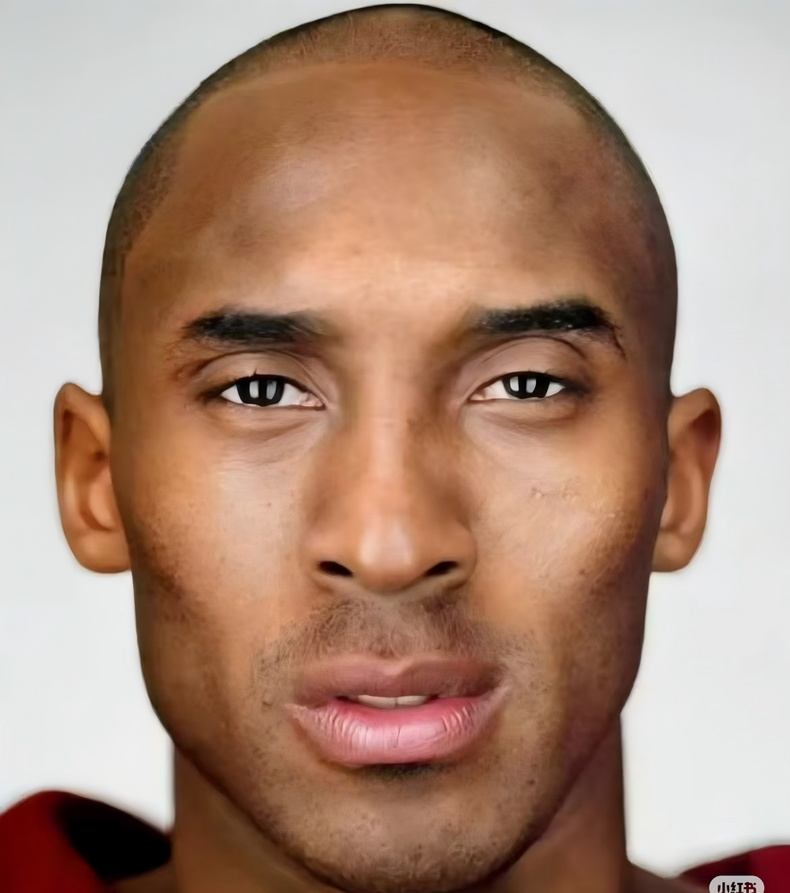
#> input picture data/original_images/image10.jpg, 790 x 893 px, shrunk from 1170 x 1322 before the run
$ python -i skin_detection.py   (imports and definitions only)
#> lines starting #> are read from the running program, lines starting #| are printed output that depends on the picture; after the words box and inside, x2 and y2 are one past the last pixel; in counts of white or black regions, pixels touching at a corner belong together
#> further down, picture is the input picture: shape (893, 790, 3); mean B, G, R 121.6, 139.5, 171.8
# -*- coding: utf-8 -*-
"""
Step 1 — 肤色检测 (Part A)
  - HSV 肤色掩膜: H∈[0,20]∪[170,180], S∈[30,255], V∈[60,255]
  - YCrCb 肤色掩膜: Cr∈[133,173], Cb∈[77,127]
  - 融合: OR 策略 (任一空间判定为肤色即采纳)
  - 形态学精炼: 开运算 + 闭运算
"""

import cv2
import numpy as np


def skin_mask_hsv(image):
    """HSV 空间肤色检测 — 覆盖黄/白/黑肤色"""
    h = cv2.cvtColor(image, cv2.COLOR_BGR2HSV)
#> h: shape (893, 790, 3); mean H, S, V 30.2, 93.4, 172.4
    m1 = cv2.inRange(h, np.array([0, 30, 60]), np.array([20, 255, 255]))
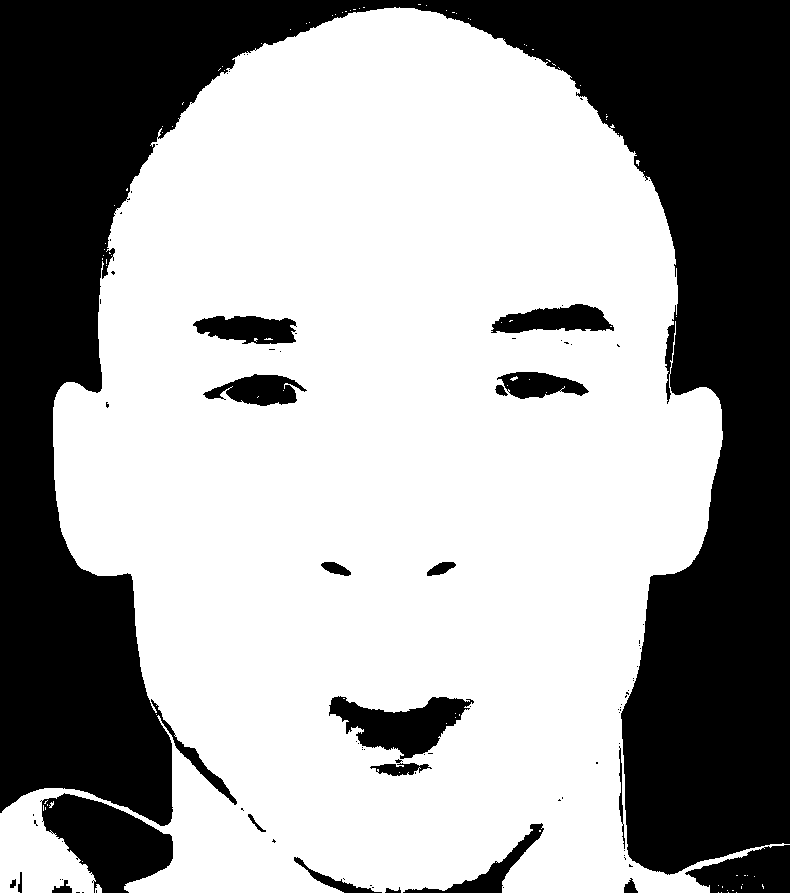
#> m1: shape (893, 790); 62.8% white; 91 black regions (70 under 20 px), largest, box (x1, y1, x2, y2) and area: (0, 0, 790, 875) 234522, (40, 793, 173, 893) 7674, (329, 696, 474, 759) 4722
    m2 = cv2.inRange(h, np.array([170, 30, 60]), np.array([180, 255, 255]))
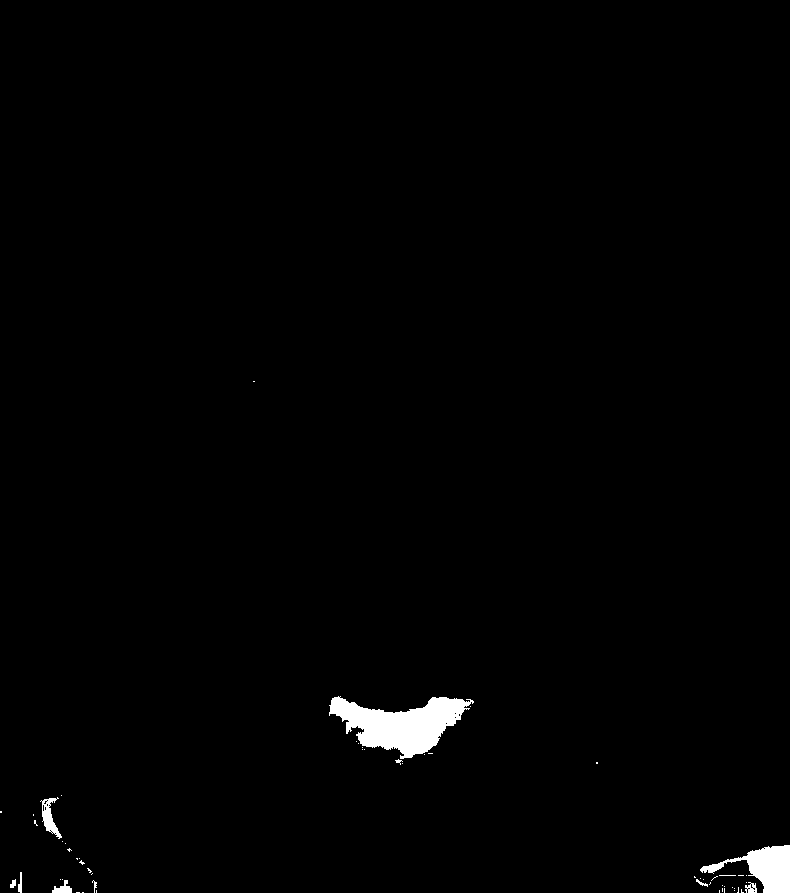
#> m2: shape (893, 790); 1.1% white; 57 white regions (47 under 20 px), largest, box (x1, y1, x2, y2) and area: (329, 696, 474, 759) 4714, (700, 845, 790, 893) 1900, (40, 797, 62, 839) 361
    return cv2.bitwise_or(m1, m2)
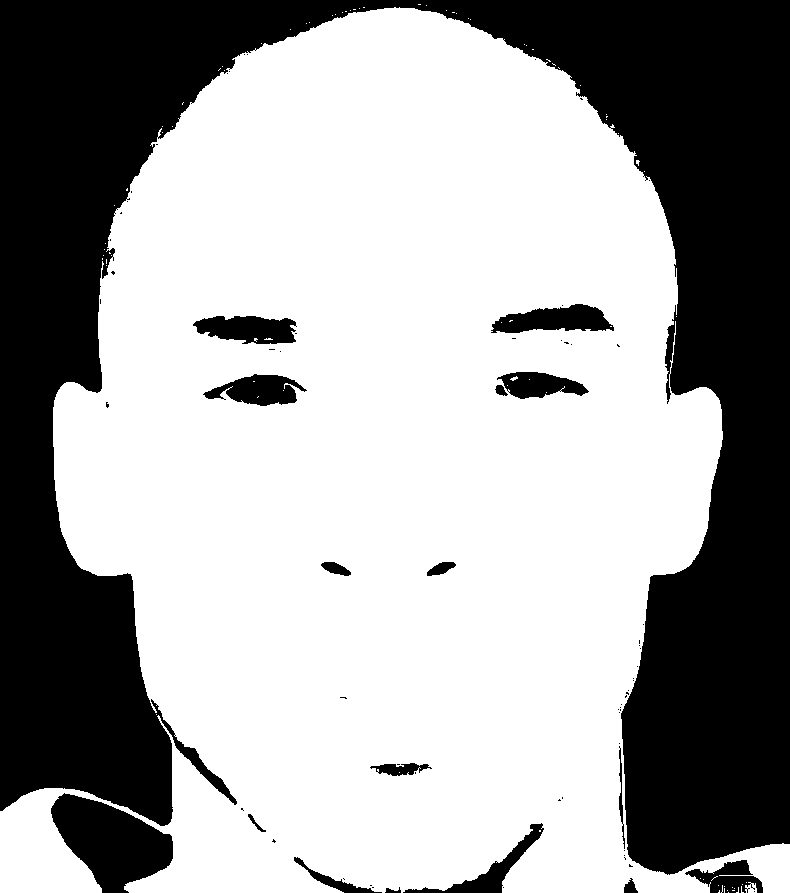
#> returned value: shape (893, 790); 63.8% white; 73 black regions (56 under 20 px), largest, box (x1, y1, x2, y2) and area: (0, 0, 790, 875) 234518, (51, 793, 173, 893) 7247, (491, 304, 614, 333) 2318


def skin_mask_ycrcb(image):
    """YCrCb 空间肤色检测 — 对亚洲肤色更精确"""
    y = cv2.cvtColor(image, cv2.COLOR_BGR2YCrCb)
#> y: shape (893, 790, 3); mean of channels 0, 1, 2 147.1, 145.6, 113.6
    return cv2.inRange(y, np.array([0, 133, 77]), np.array([255, 173, 127]))
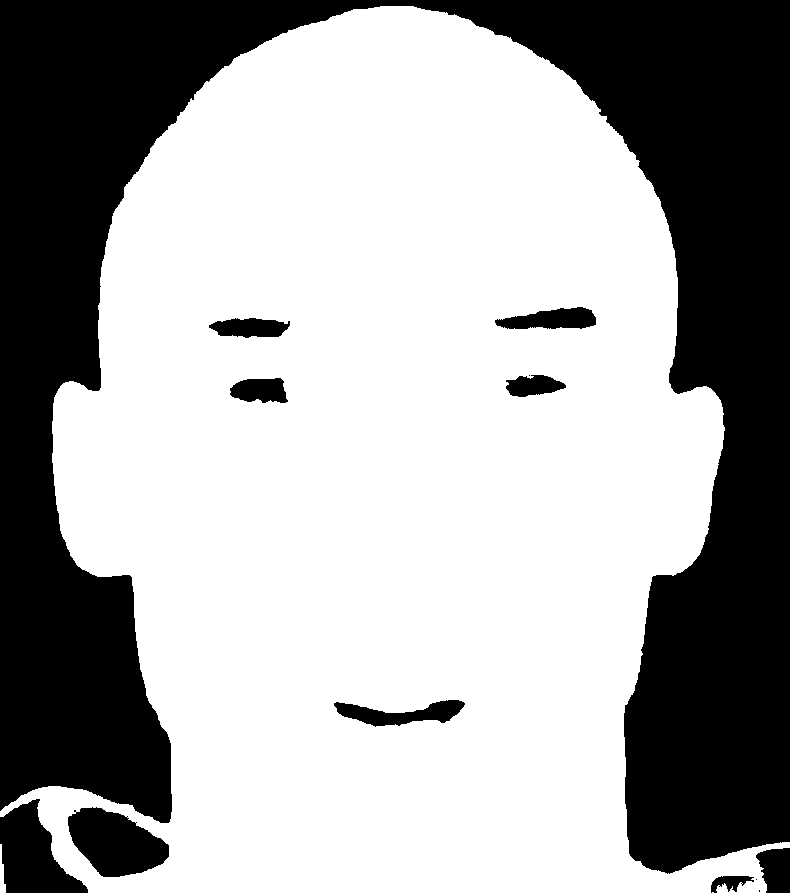
#> returned value: shape (893, 790); 64.9% white; 13 black regions (3 under 20 px), largest, box (x1, y1, x2, y2) and area: (0, 0, 790, 874) 229790, (68, 807, 169, 877) 4723, (0, 799, 88, 893) 4687


def combine_skin_masks(m_hsv, m_ycrcb, mode="or"):
    """融合 HSV + YCrCb 肤色掩膜: 'or' 或 'and'"""
#> called with mode = 'or'
    if mode == "or":
        return cv2.bitwise_or(m_hsv, m_ycrcb)
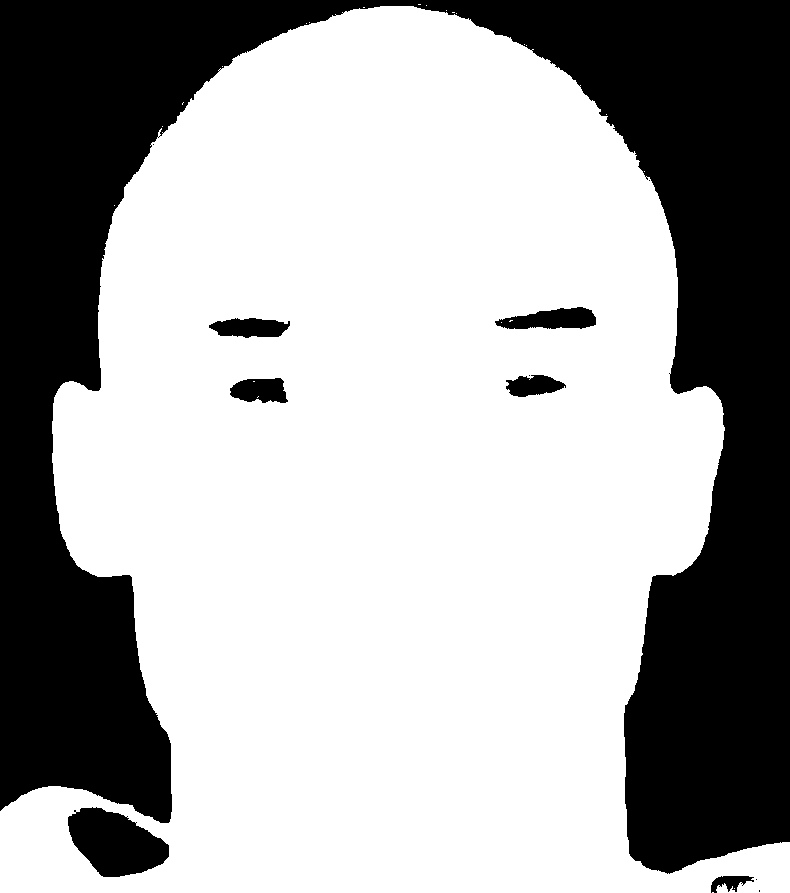
#> returned value: shape (893, 790); 66.1% white; 12 black regions (5 under 20 px), largest, box (x1, y1, x2, y2) and area: (0, 0, 790, 874) 229589, (68, 807, 169, 877) 4723, (495, 307, 596, 329) 1522
    return cv2.bitwise_and(m_hsv, m_ycrcb)


def apply_mask(image, mask):
    """应用掩膜 (保留肤色区域, 其余变黑)"""
    return cv2.bitwise_and(image, image, mask=mask)


def morphological_refine(mask, ks=5, iterations=1):
    """形态学精炼: 开运算(去噪) → 闭运算(填孔洞)"""
#> called with ks = 5, iterations = 1
    k = cv2.getStructuringElement(cv2.MORPH_ELLIPSE, (ks, ks))
    mask = cv2.morphologyEx(mask, cv2.MORPH_OPEN, k, iterations=iterations)
#> mask: shape (893, 790); 66% white; 8 black regions (1 under 20 px), largest, box (x1, y1, x2, y2) and area: (0, 0, 790, 874) 229737, (68, 807, 169, 877) 4744, (495, 307, 596, 329) 1531
    mask = cv2.morphologyEx(mask, cv2.MORPH_CLOSE, k, iterations=iterations)
#> mask: shape (893, 790); 66% white; 7 black regions, largest, box (x1, y1, x2, y2) and area: (0, 0, 790, 874) 229697, (68, 807, 169, 877) 4735, (496, 307, 596, 329) 1527
    return mask


def detect_skin(image, mode="or", refine=True):
    """
    完整肤色检测流水线:
    image → HSV + YCrCb → 融合 → 形态学精炼 → 肤色掩膜 (0/255)
    """
    m_hsv = skin_mask_hsv(image)
    m_ycrcb = skin_mask_ycrcb(image)
    combined = combine_skin_masks(m_hsv, m_ycrcb, mode)
    if refine:
        combined = morphological_refine(combined)
    return combined

>>> import cv2
>>> picture = cv2.imread('../data/original_images/image10.jpg')
>>> result = detect_skin(picture)

$ run again, on data/original_images/image2.jpg
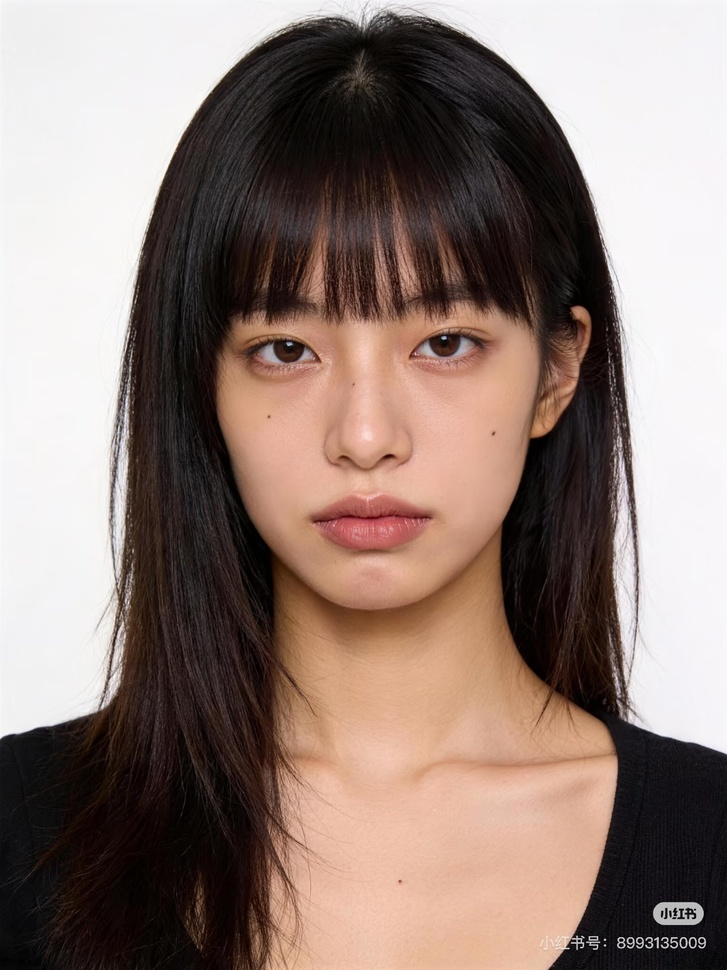
#> input picture data/original_images/image2.jpg, 727 x 970 px, shrunk from 1440 x 1920 before the run
#> picture is the input picture: shape (970, 727, 3); mean B, G, R 118.4, 125.8, 144.2
#> h: shape (970, 727, 3); mean H, S, V 47.6, 72, 144.5
#> in skin_mask_hsv, `m1 = cv2.inRange(h, np.array([0, 30, 60]), np.array([20, 255, 255]))`:
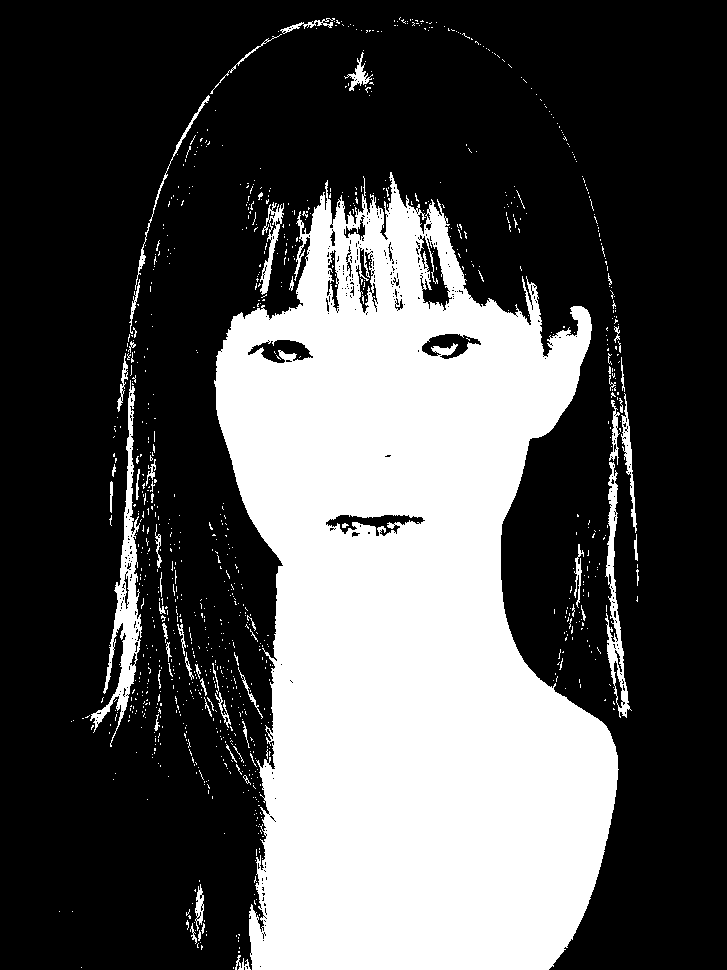
#> m1: shape (970, 727); 32.3% white; 1015 white regions (953 under 20 px), largest, box (x1, y1, x2, y2) and area: (214, 172, 619, 970) 212874, (90, 380, 142, 747) 4089, (605, 462, 632, 718) 1914
#> m2: shape (970, 727); 0.39% white; 220 white regions (201 under 20 px), largest, box (x1, y1, x2, y2) and area: (326, 515, 425, 536) 897, (344, 220, 365, 240) 148, (302, 210, 312, 234) 120
#> y: shape (970, 727, 3); mean of channels 0, 1, 2 130.4, 137.9, 121.2
#> in morphological_refine, `mask = cv2.morphologyEx(mask, cv2.MORPH_CLOSE, k, iterations=iterations)`:
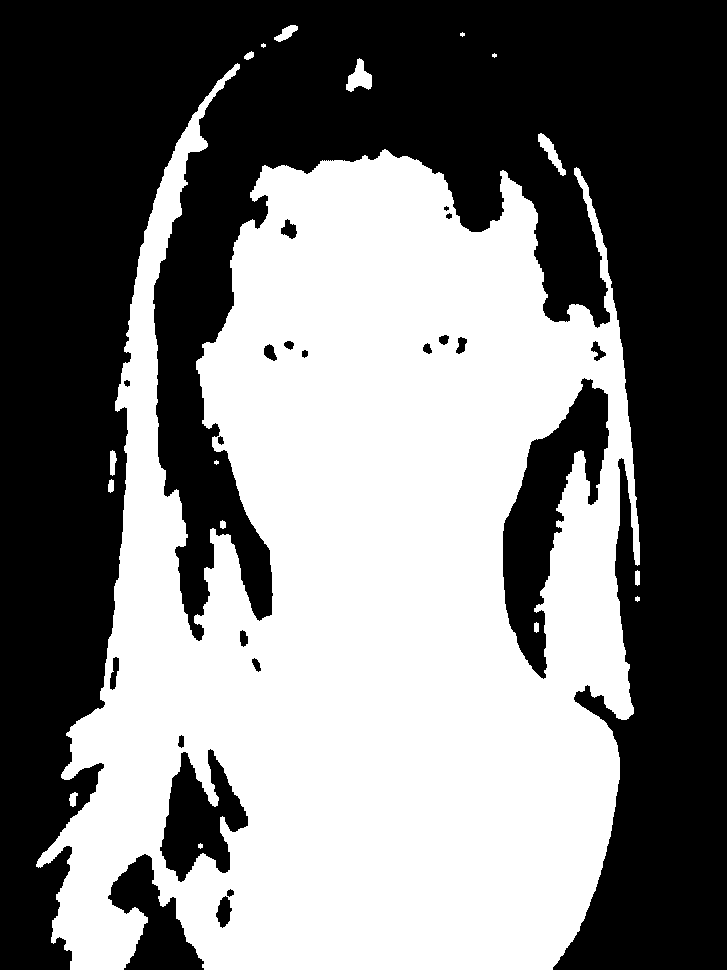
#> mask: shape (970, 727); 48.6% white; 17 white regions (4 under 20 px), largest, box (x1, y1, x2, y2) and area: (36, 63, 640, 970) 341268, (346, 58, 372, 92) 487, (538, 133, 566, 176) 391
